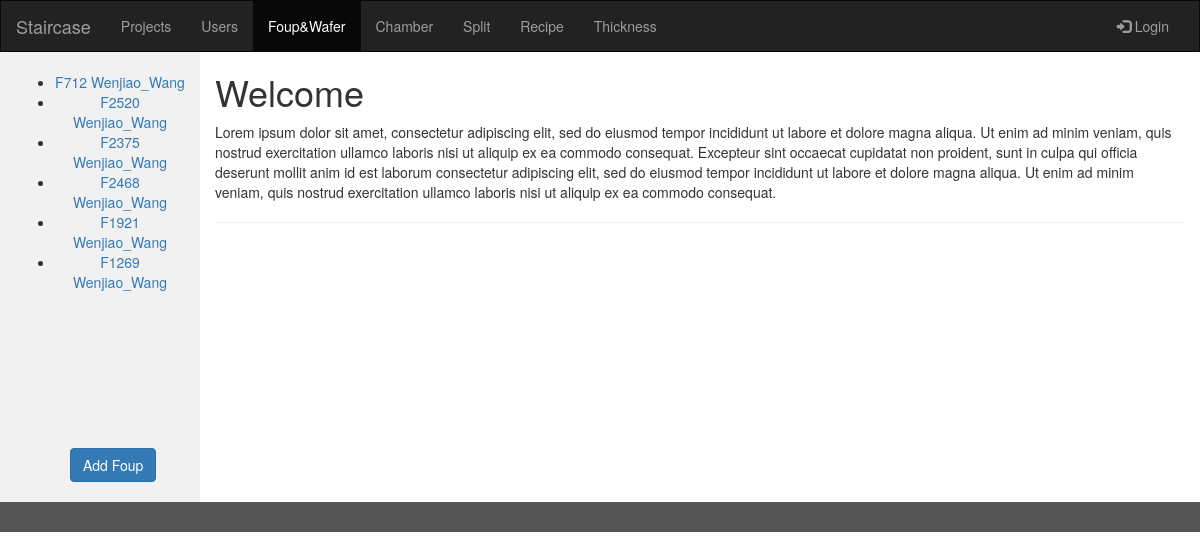
Before: /staircase/foups/ with the older database file.
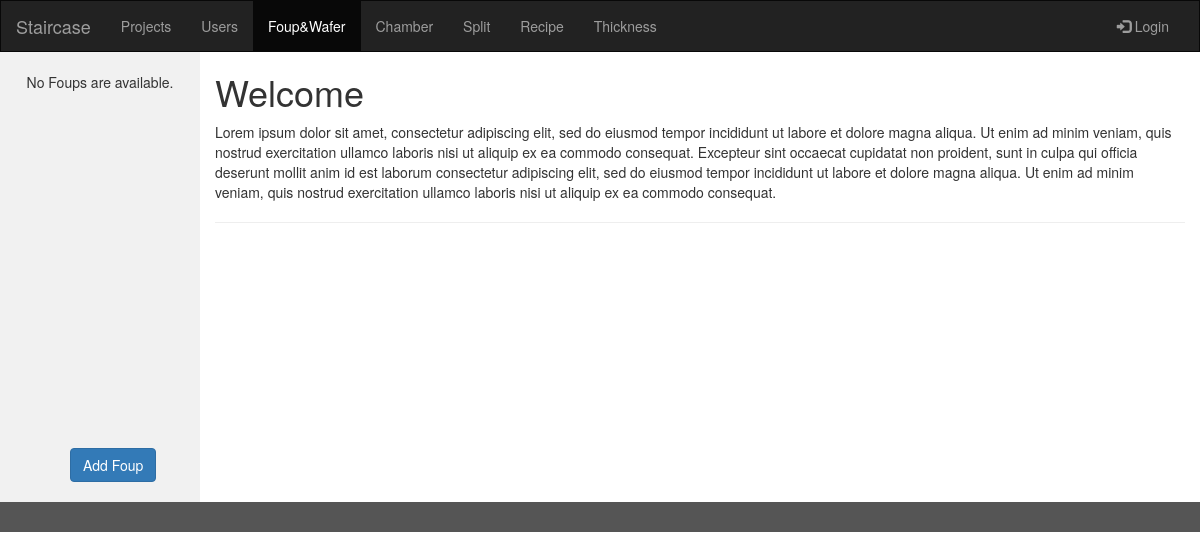
After: the same page with the newer database file.
### staircase/models/Wafer_Management/Wafer_Management.py (models this page shows, shortened)
class Foup(models.Model):
    foupname=models.CharField(max_length=16, verbose_name='Foup Name',primary_key=True)
    note=models.CharField(max_length=200,null=True,blank=True)
    owner=models.ForeignKey(User,on_delete=models.SET_NULL,null=True,blank=True)
    timestamp=models.DateTimeField(auto_now_add=True,auto_now=False)    #creation time
    updated=models.DateTimeField(auto_now_add=False,auto_now=True)  #update time

### staircase/models/User/User.py (models this page shows, shortened)
class User(models.Model):
    first_name=models.CharField(max_length=120,null=True,blank=True)
    last_name=models.CharField(max_length=120,null=True,blank=True)
    email=models.EmailField(null=True,blank=True)
    phonenumber=models.CharField(max_length=120,null=True,blank=True)
    group=models.ForeignKey(Group,on_delete=models.SET_NULL,blank=True,null=True)
    timestamp=models.DateTimeField(auto_now_add=True,auto_now=False)    #creation time
    updated=models.DateTimeField(auto_now_add=False,auto_now=True)  #update time

### staircase/views/foup_wafer/foup.py (the view)
# urls.py: url(r'^foups/(?P<foup_name>F[0-9]+)/$', views.foup_wafer.foup_detail, name='foup_detail'),
def foups(request):
    staircase=Group.objects.filter(group_name='Staircase')
    foup_list=Foup.objects.filter(owner__group=staircase[0]);
    context={
        'foup_list':foup_list,
    }
    return render(request,'staircase/foup_wafer/foup_wafer.html',context)

### staircase/templates/staircase/foup_wafer/foup_wafer.html (shortened to what this page needs)
{%extends "staircase/index.html"%}
	{%block navbar_choices%}
      <ul class="nav navbar-nav">
        <li><a href="{%url 'project'%}">Projects</a></li>
        <li><a href="{%url 'user'%}">Users</a></li>
        <li class="active"><a href="{%url 'foups'%}">Foup&Wafer</a></li>
        <li><a href="{%url 'chamber'%}">Chamber</a></li>
		  <li><a href="#">Split</a></li>
        <li class="nav-item dropdown show">
            <a class="nav-link dropdown-toggle" href="#" id="dropdown01" data-toggle="dropdown" aria-haspopup="true" aria-expanded="false">
              Recipe
            </a>
        </li>
		  <li><a href="{%url 'thickness'%}">Thickness</a></li>
      </ul>
	{%endblock%}
	{%block content%}
	    <div class="col-sm-2 sidenav">
			{%if foup_list%}
			<ul>
			{%for foup in foup_list%}
			<li><a href="/staircase/foups/{{foup.foupname}}">{{foup.foupname}} {{foup.owner.first_name}}_{{foup.owner.last_name}}</a></li>
			{%endfor%}
			</ul>
			{%else%}
			<p>No Foups are available.</p>
			{%endif%}
			<p style="position:absolute;left:35%;bottom:10px;"><a class="btn btn-primary btn-medium" href="{%url 'create_foup'%}" role="button">Add Foup</a></p>
		</div>
    {%endblock%}
	{%block content1%}
		<div class="col-sm-10 text-left">
		<h1>Welcome</h1>
		<p>Lorem ipsum dolor sit amet, consectetur adipiscing elit, sed do eiusmod tempor incididunt ut labore et dolore magna aliqua. Ut enim ad minim veniam, quis nostrud exercitation ullamco laboris nisi ut aliquip ex ea commodo consequat. Excepteur sint occaecat cupidatat non proident, sunt in culpa qui officia deserunt mollit anim id est laborum consectetur adipiscing elit, sed do eiusmod tempor incididunt ut labore et dolore magna aliqua. Ut enim ad minim veniam, quis nostrud exercitation ullamco laboris nisi ut aliquip ex ea commodo consequat.</p>
		<hr>
		</div>
	{%endblock%}

### staircase/templates/staircase/index.html (shortened to what this page needs)
<!DOCTYPE html>
<html lang="en">
{% load static %}
<head>
  <link rel="stylesheet" href={% static "staircase/bootstrap-3.3.7-dist/css/bootstrap.min.css"%}>
</head>
<body>
<nav class="navbar navbar-inverse">
  <div class="container-fluid">
    <div class="navbar-header">
      <a class="navbar-brand active" href="{%url 'index'%}">Staircase</a>
    </div>
    <div class="collapse navbar-collapse" id="myNavbar">
	{%block navbar_choices%}{%endblock%}
      <ul class="nav navbar-nav navbar-right">
        <li><a href="#"><span class="glyphicon glyphicon-log-in"></span> Login</a></li>
      </ul>
    </div>
  </div>
</nav>
<div class="container-fluid text-center">
  <div class="row content">
  {%block content%}{%endblock%}
	{%block content1%}{%endblock%}
  </div>
</div>
<footer class="container-fluid text-center">
</footer>
</body>
</html>

### staircase/templates/staircase/index.html (style rules this page uses)
.navbar { margin-bottom: 0; border-radius: 0; }
.row.content { height: 450px }
.sidenav { padding-top: 20px; background-color: #f1f1f1; height: 100%; }
footer { background-color: #555; color: white; padding: 15px; }

Changed rows visible on the page:
removed Foup: foupname "F712", owner.first_name "Wenjiao", owner.last_name "Wang"
removed Foup: foupname "F2520", owner.first_name "Wenjiao", owner.last_name "Wang"
removed Foup: foupname "F2375", owner.first_name "Wenjiao", owner.last_name "Wang"
removed Foup: foupname "F2468", owner.first_name "Wenjiao", owner.last_name "Wang"
removed Foup: foupname "F1921", owner.first_name "Wenjiao", owner.last_name "Wang"
removed Foup: foupname "F1269", owner.first_name "Wenjiao", owner.last_name "Wang"
Other visible differences:
text now shown: "No Foups are available."
